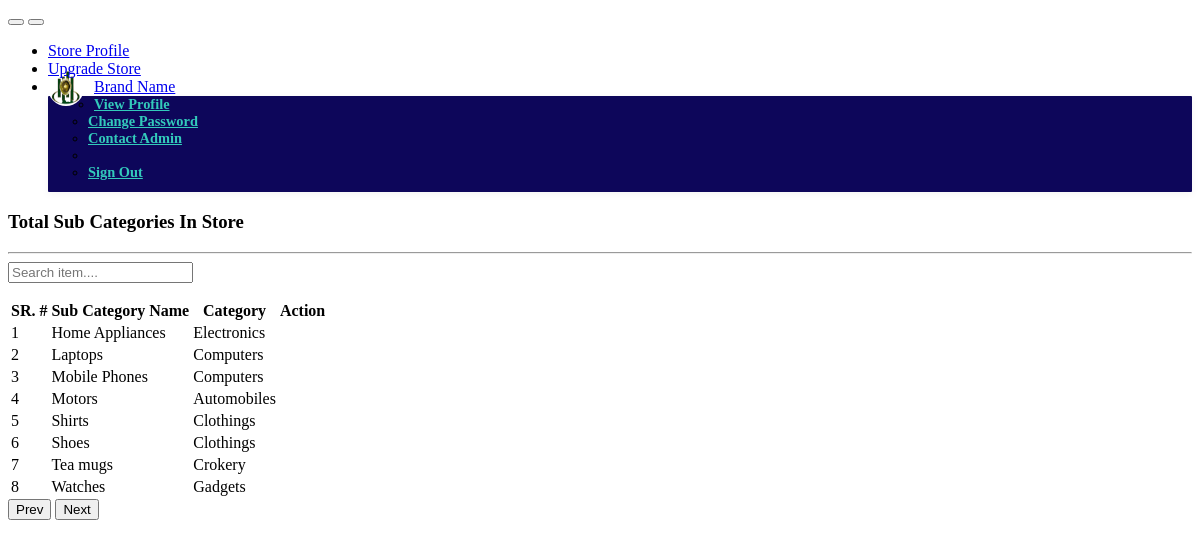
Screenshot of /admin/sub_categories.php with the database file from the repository.
### tables this page shows
CREATE TABLE `sub_cat` (
  `subcat_id` int(11) NOT NULL,
  `subcat_name` varchar(150) NOT NULL,
  `maincat_id` int(11) NOT NULL
);

CREATE TABLE `main_cat` (
  `cat_id` int(11) NOT NULL,
  `category_name` varchar(150) NOT NULL
);

### admin/includes/function.php (the view, shortened to what this page needs)
<?php
    function view_subcat(){
        require './includes/dbconfig.php';
        $stmt = $con->prepare("SELECT * FROM sub_cat ORDER bY subcat_name ASC");
        $stmt->setFetchMode(PDO:: FETCH_ASSOC);
        $stmt->execute();
        $i = 1;
        while($row = $stmt->fetch()):
            $maincat_id = $row['maincat_id'];
            $stmt2 = $con->prepare("SELECT * FROM main_cat WHERE cat_id = $maincat_id ");
            $stmt2->setFetchMode(PDO:: FETCH_ASSOC);
            $stmt2->execute();
            $maincat = $stmt2->fetch();
            echo "<tr>
            <td>".$i++."</td>
            <td>".$row['subcat_name']."</td>
            <td>".$maincat['category_name']."</td>
            <td class='td-actions'>
                <a href=''><i class='fa fa-edit p-1 m-1 bg-success text-white'></i></a>
                <a href=''><i class='fa fa-times p-1 m-1 bg-danger text-white'></i></a>
            </td>
            </tr>";
        endwhile;
    }
?>

### rows the page displays
sub_cat: subcat_name "Home Appliances", main_cat.category_name "Electronics"
sub_cat: subcat_name "Laptops", main_cat.category_name "Computers"
sub_cat: subcat_name "Mobile Phones", main_cat.category_name "Computers"
sub_cat: subcat_name "Motors", main_cat.category_name "Automobiles"
sub_cat: subcat_name "Shirts", main_cat.category_name "Clothings"
sub_cat: subcat_name "Shoes", main_cat.category_name "Clothings"
sub_cat: subcat_name "Tea mugs", main_cat.category_name "Crokery"
sub_cat: subcat_name "Watches", main_cat.category_name "Gadgets"
